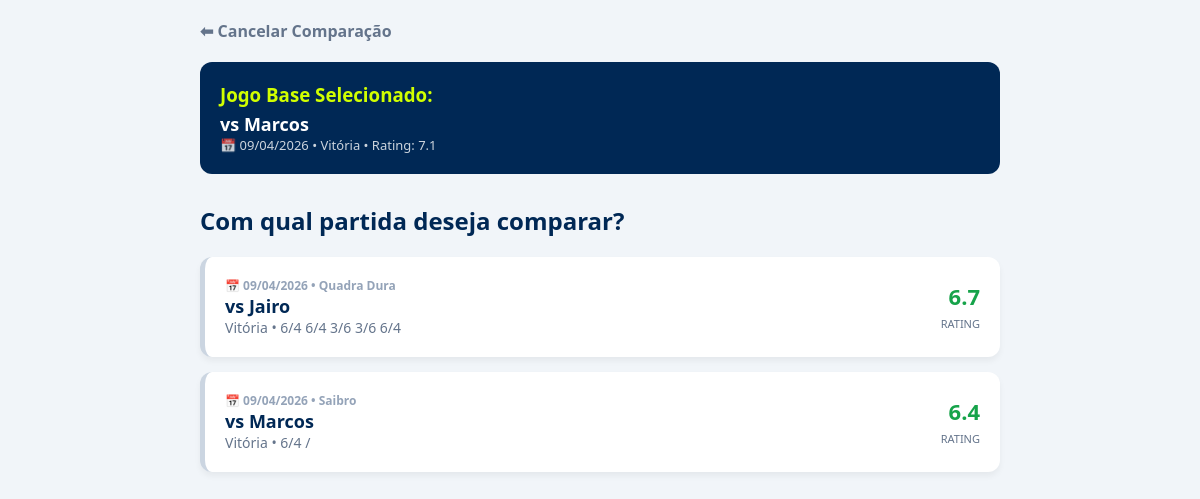
The page /select_compare/1 on the database as committed earlier.
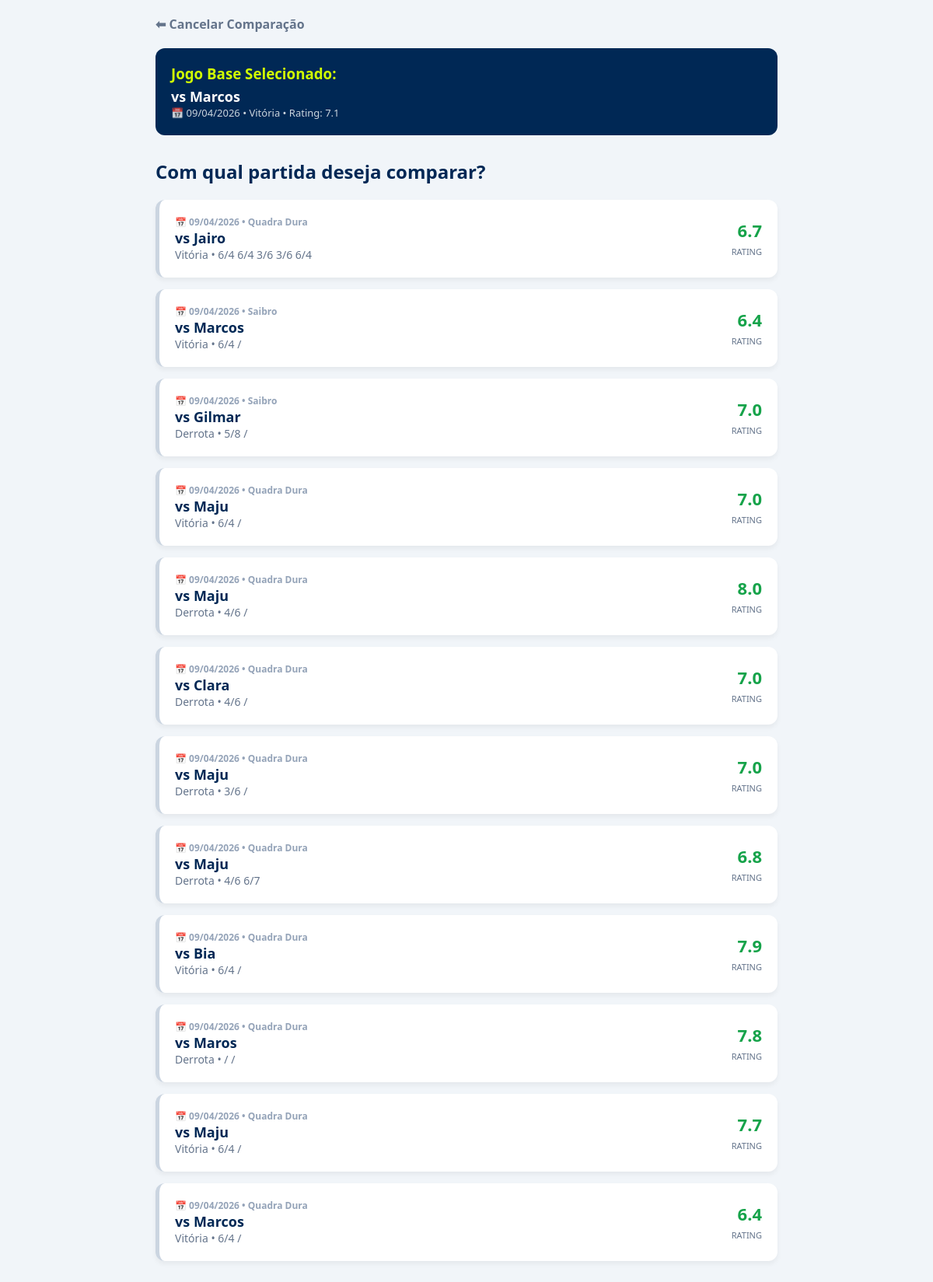
The same page on the database as committed later.
### tables this page shows
CREATE TABLE matches (
        id INTEGER PRIMARY KEY AUTOINCREMENT,
        opponent TEXT,
        categoria TEXT,
        match_type TEXT, 
        surface TEXT,
        result TEXT,
        score TEXT,
        match_format TEXT,
        partner TEXT,
        opp_partner TEXT,
        forehand INTEGER,
        backhand INTEGER,
        serve INTEGER,
        first_serve INTEGER,
        second_serve INTEGER,
        double_faults INTEGER,
        return_serve INTEGER,
        slice INTEGER,
        volley INTEGER,
        smash INTEGER,
        dropshot INTEGER,
        footwork INTEGER,
        strategy INTEGER,
        winners INTEGER,
        unforced_errors INTEGER,
        performance_rating REAL,
        notes TEXT,
        match_date TEXT /* NOVA COLUNA: ÍNDICE 27 */
    , game_format TEXT DEFAULT 'Padrão');

### app.py (the view)
@app.route("/select_compare/<int:id>")
def select_compare(id):
    conn = sqlite3.connect("database.db")
    c = conn.cursor()
    c.execute("SELECT * FROM matches WHERE id = ?", (id,))
    base_match = c.fetchone()
    c.execute("SELECT * FROM matches WHERE id != ? ORDER BY match_date DESC", (id,))
    other_matches = c.fetchall()
    conn.close()
    if base_match:
        return render_template("select_compare.html", base_match=base_match, matches=other_matches)
    return redirect("/")

### templates/select_compare.html (shortened to what this page needs)
<!DOCTYPE html>
<html lang="pt-BR">
<head>
    <link rel="stylesheet" href="{{ url_for('static', filename='style.css') }}">
</head>
<body>
    <div class="container" style="max-width: 800px; margin: 0 auto;">
        <a href="/match/{{ base_match[0] }}" style="color: var(--text-slate); text-decoration: none; font-weight: bold;">⬅ Cancelar Comparação</a>
        <div style="background: var(--atp-blue); color: white; padding: 20px; border-radius: 12px; margin-top: 20px; margin-bottom: 30px;">
            <h3 style="margin: 0 0 5px 0; color: var(--tennis-green);">Jogo Base Selecionado:</h3>
            <div style="font-size: 18px; font-weight: bold;">vs {{ base_match[1] }}</div>
            <div style="font-size: 13px; opacity: 0.8;">📅 {{ base_match[27][8:10] }}/{{ base_match[27][5:7] }}/{{ base_match[27][0:4] }} • {{ base_match[5] }} • Rating: {{ "%.1f"|format(base_match[25]) }}</div>
        </div>
        <h2 style="color: var(--atp-blue);">Com qual partida deseja comparar?</h2>
        {% for match in matches %}
            <a href="/compare/{{ base_match[0] }}/{{ match[0] }}" class="match-card">
                <div>
                    <div style="font-size: 12px; color: #94a3b8; font-weight: bold;">📅 {{ match[27][8:10] }}/{{ match[27][5:7] }}/{{ match[27][0:4] }} • {{ match[4] }}</div>
                    <strong style="font-size: 18px; color: var(--atp-blue);">vs {{ match[1] }}</strong>
                    <div style="font-size: 14px; color: var(--text-slate);">{{ match[5] }} • {{ match[6] }}</div>
                </div>
                <div style="text-align: right;">
                    <div style="font-size: 22px; font-weight: 900; color: #16a34a;">{{ "%.1f"|format(match[25]) }}</div>
                    <span style="font-size: 11px; color: var(--text-slate);">RATING</span>
                </div>
            </a>
        {% endfor %}
    </div>
</body>
</html>

Rows that differ between the two databases and show on the page:
added matches: match_date "09", match_date "04", match_date "2026", surface "Saibro", opponent "Gilmar", result "Derrota", score "5/8 /", performance_rating "7.0"
added matches: match_date "09", match_date "04", match_date "2026", surface "Quadra Dura", opponent "Maju", result "Vitória", score "6/4 /", performance_rating "7.0"
added matches: match_date "09", match_date "04", match_date "2026", surface "Quadra Dura", opponent "Maju", result "Derrota", score "4/6 /", performance_rating "8.0"
added matches: match_date "09", match_date "04", match_date "2026", surface "Quadra Dura", opponent "Clara", result "Derrota", score "4/6 /", performance_rating "7.0"
added matches: match_date "09", match_date "04", match_date "2026", surface "Quadra Dura", opponent "Maju", result "Derrota", score "3/6 /", performance_rating "7.0"
added matches: match_date "09", match_date "04", match_date "2026", surface "Quadra Dura", opponent "Maju", result "Derrota", score "4/6 6/7", performance_rating "6.8"
added matches: match_date "09", match_date "04", match_date "2026", surface "Quadra Dura", opponent "Bia", result "Vitória", score "6/4 /", performance_rating "7.9"
added matches: match_date "09", match_date "04", match_date "2026", surface "Quadra Dura", opponent "Maros", result "Derrota", score "/ /", performance_rating "7.8"
added matches: match_date "09", match_date "04", match_date "2026", surface "Quadra Dura", opponent "Maju", result "Vitória", score "6/4 /", performance_rating "7.7"
added matches: match_date "09", match_date "04", match_date "2026", surface "Quadra Dura", opponent "Marcos", result "Vitória", score "6/4 /", performance_rating "6.4"
